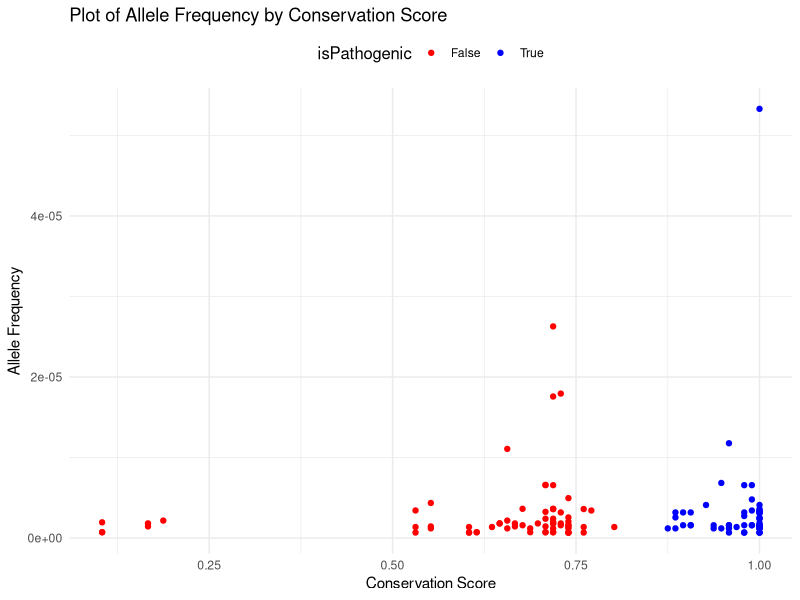
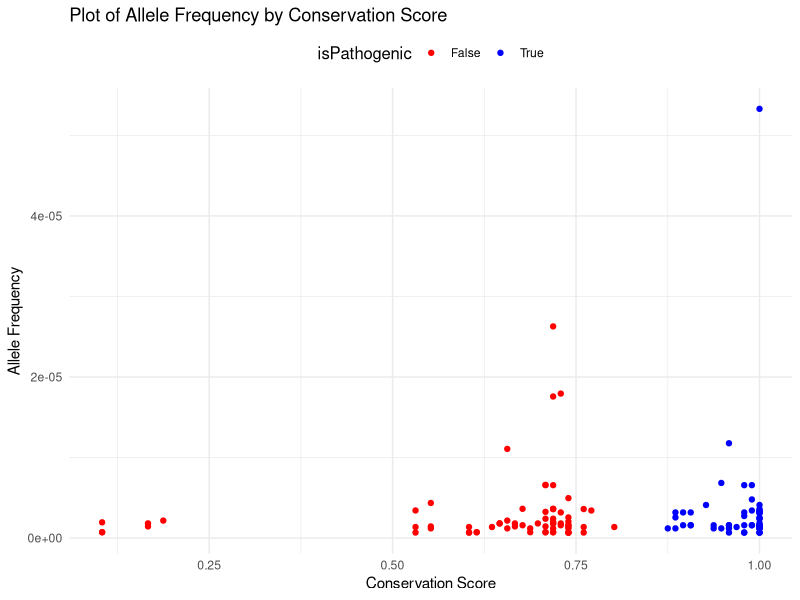

Write the R code that produced these figures, in order.
library(readr)
library(ggplot2)
library(dplyr)

df <- read_csv('classification_output3.csv', show_col_types = FALSE)
df <- df %>% select(-...1)

df$isPathogenic <- factor(df$isPathogenic, labels = c("False", "True"))

p <- ggplot(df, aes(x = cons_score, y = Allele_frequency, color = isPathogenic)) +
  geom_point() +
  scale_color_manual(values = c("False" = "red", "True" = "blue")) +
  labs(
    x = 'Conservation Score',
    y = 'Allele Frequency',
    color = 'isPathogenic',
    title = 'Plot of Allele Frequency by Conservation Score'
  ) +
  theme_minimal() +
  theme(
    legend.title = element_text(size = 12),
    legend.position = "top"
  )

ggsave('allele_freq_corr_s=500_r.pdf', p, width = 10, height = 6, units = 'in')

print(p)
